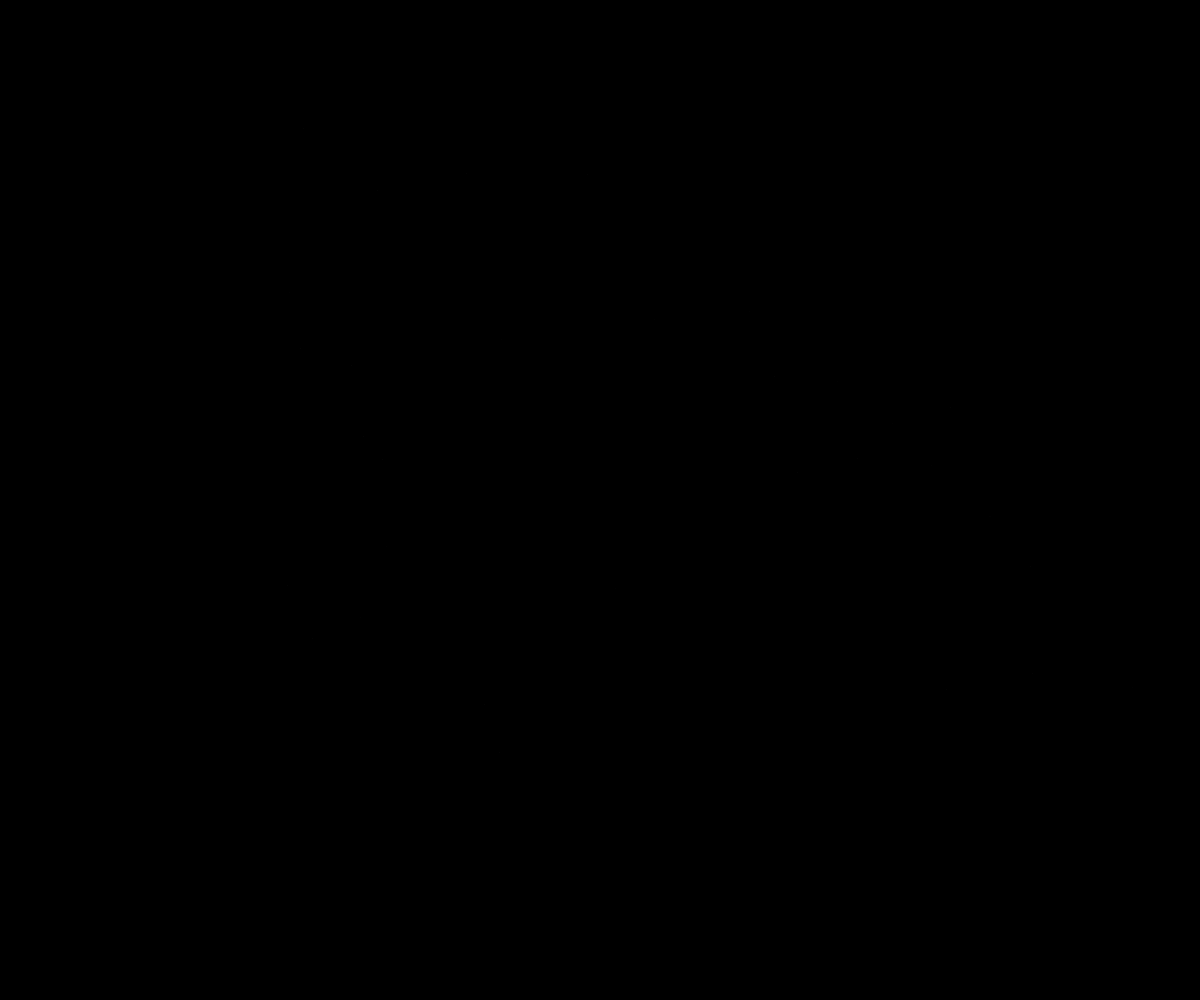
Frame 1 (no input)
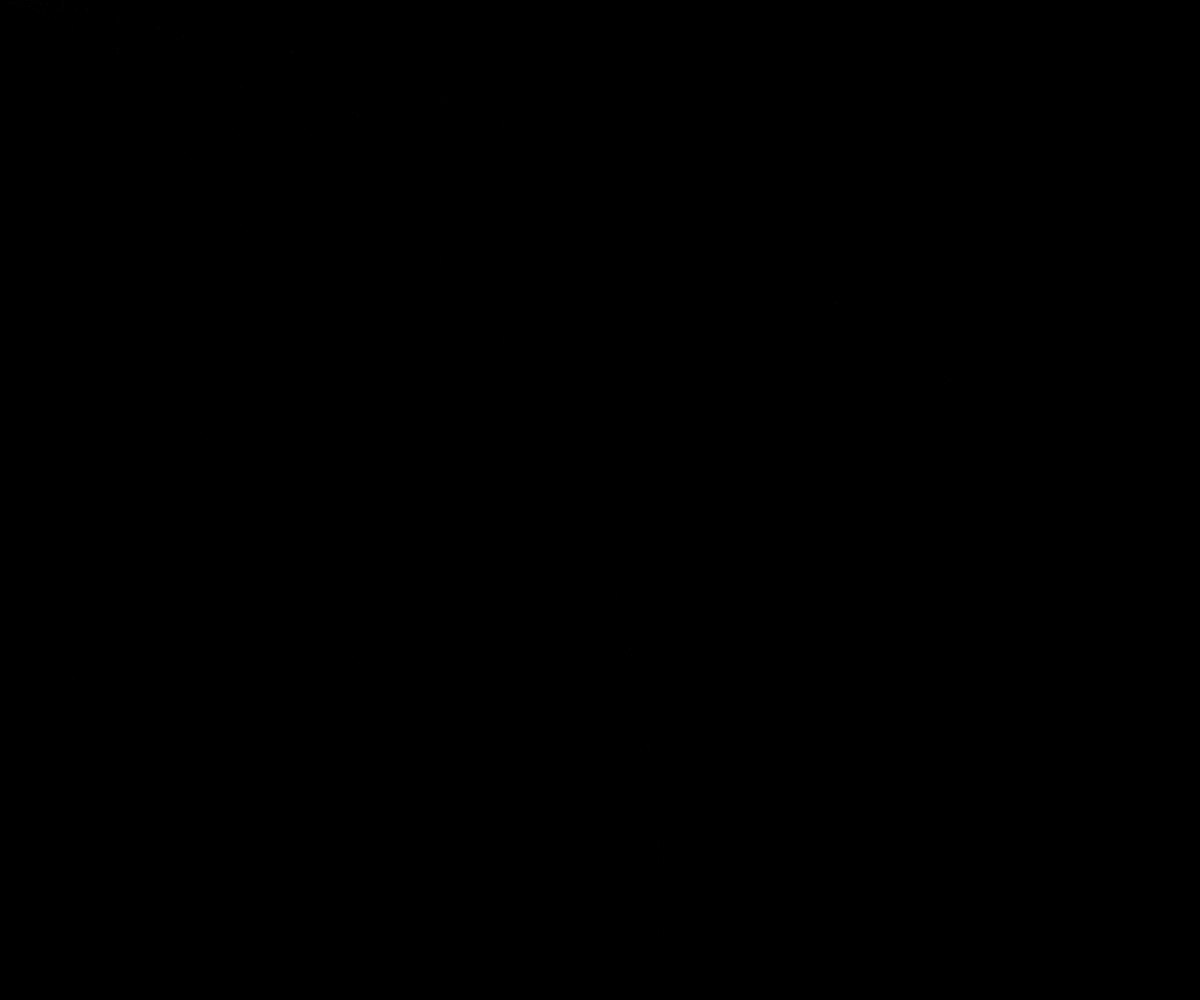
Frame 60 (no input)
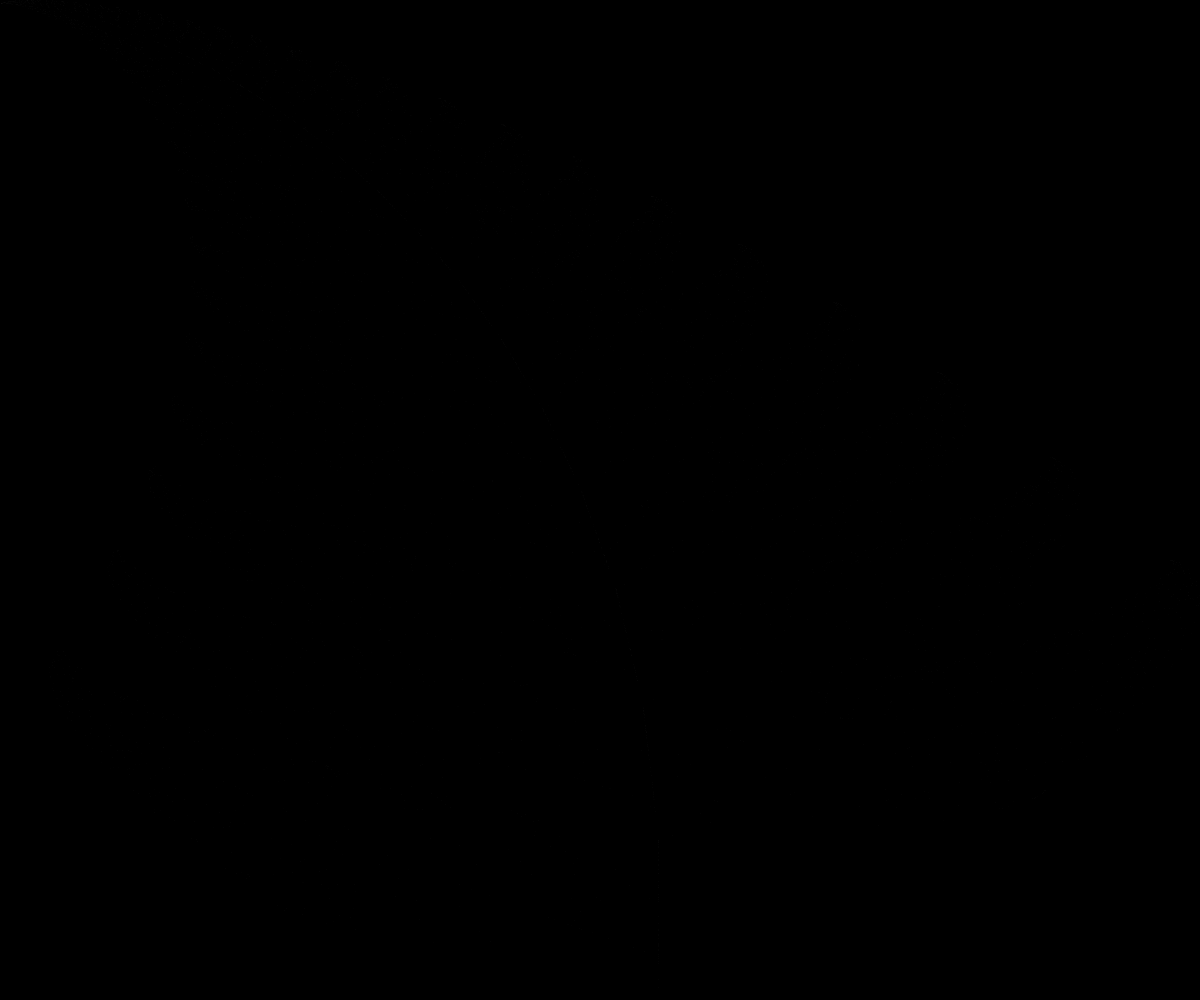
Frame 120 (the mouse pressed at the canvas centre since frame 60)

The p5.js sketch that drew these frames (run headless with seeded random() and noise() and a simulated clock; from frame 60 on, the mouse is pressed at the canvas centre):

// p5.js sketch
// ── sketch.js
var canvas;

function setup() {
    // This makes the fractal act as a background
    canvas = createCanvas(windowWidth, windowHeight);
    canvas.position(0, 0);
    canvas.style('z-index', '-1');
    background("black");
    stroke("white");
}

let x;
let y;
let lastX = 0;
let lastY = 0;
let num;

function draw() {
    strokeWeight(0.1);
    for (let i = 0; i < 100; i++) {
        // Mapped to window width/height per instructions
        let mapX = map(lastX, -2.182, 2.6558, windowWidth, 0);
        let mapY = map(lastY, 0, 9.9983, windowHeight, 0);
        
        point(mapX, mapY);
        
        num = random(0, 100);
        if (num < 1) {
            x = 0;
            y = 0.16 * lastY;
        } else if (num <= 7) {
            x = -0.15 * lastX + 0.28 * lastY;
            y = 0.26 * lastX + 0.24 * lastY + 0.44;
        } else if (num <= 14) {
            x = 0.2 * lastX - 0.26 * lastY;
            y = 0.23 * lastX + 0.22 * lastY + 1.6;
        } else {
            x = 0.85 * lastX + 0.04 * lastY;
            y = -0.04 * lastX + 0.85 * lastY + 1.6;
        }
        lastX = x;
        lastY = y;
    }
}
// ── index2.html
<HTML>
<HEADER><TITLE> See on browser tab</TITLE></HEADER>
<BODY>
Hello Guys my name is ali and im very smart cool and amazing
</BODY>
</HTML>
